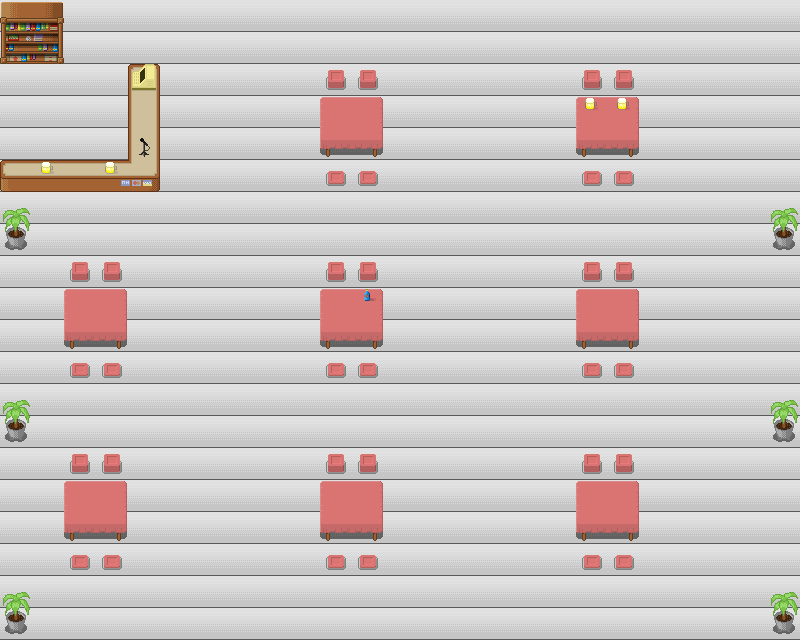

A level layout from a 2D game, rendered from its tile map. Below: a short description, then the map file with its tile-grid data intact:
An orthogonal 25x20 tile map with 32x32 px tiles, 4 tile layers (Podloga, Wystroj, Warstwa, Dodatki), 1 hidden layer not drawn.

<map version="1.0" orientation="orthogonal" renderorder="left-up" width="25" height="20" tilewidth="32" tileheight="32" nextobjectid="6">
 <tileset firstgid="1" name="open_tileset" tilewidth="32" tileheight="32" tilecount="1710" columns="45">
 <image source="open_tileset.png" width="1440" height="1216" />
  <tile id="1">
   <properties>
    <property name="collidable" type="bool" value="true" />
    <property name="invisible" type="bool" value="true" />
   </properties>
  </tile>
 </tileset>
 <layer name="Podloga" width="25" height="20">
  <data encoding="csv">
104,104,104,104,104,104,104,104,104,104,104,104,104,104,104,104,104,104,104,104,104,104,104,104,104,
104,104,104,104,104,104,104,104,104,104,104,104,104,104,104,104,104,104,104,104,104,104,104,104,104,
104,104,104,104,104,104,104,104,104,104,104,104,104,104,104,104,104,104,104,104,104,104,104,104,104,
104,104,104,104,104,104,104,104,104,104,104,104,104,104,104,104,104,104,104,104,104,104,104,104,104,
104,104,104,104,104,104,104,104,104,104,104,104,104,104,104,104,104,104,104,104,104,104,104,104,104,
104,104,104,104,104,104,104,104,104,104,104,104,104,104,104,104,104,104,104,104,104,104,104,104,104,
104,104,104,104,104,104,104,104,104,104,104,104,104,104,104,104,104,104,104,104,104,104,104,104,104,
104,104,104,104,104,104,104,104,104,104,104,104,104,104,104,104,104,104,104,104,104,104,104,104,104,
104,104,104,104,104,104,104,104,104,104,104,104,104,104,104,104,104,104,104,104,104,104,104,104,104,
104,104,104,104,104,104,104,104,104,104,104,104,104,104,104,104,104,104,104,104,104,104,104,104,104,
104,104,104,104,104,104,104,104,104,104,104,104,104,104,104,104,104,104,104,104,104,104,104,104,104,
104,104,104,104,104,104,104,104,104,104,104,104,104,104,104,104,104,104,104,104,104,104,104,104,104,
104,104,104,104,104,104,104,104,104,104,104,104,104,104,104,104,104,104,104,104,104,104,104,104,104,
104,104,104,104,104,104,104,104,104,104,104,104,104,104,104,104,104,104,104,104,104,104,104,104,104,
104,104,104,104,104,104,104,104,104,104,104,104,104,104,104,104,104,104,104,104,104,104,104,104,104,
104,104,104,104,104,104,104,104,104,104,104,104,104,104,104,104,104,104,104,104,104,104,104,104,104,
104,104,104,104,104,104,104,104,104,104,104,104,104,104,104,104,104,104,104,104,104,104,104,104,104,
104,104,104,104,104,104,104,104,104,104,104,104,104,104,104,104,104,104,104,104,104,104,104,104,104,
104,104,104,104,104,104,104,104,104,104,104,104,104,104,104,104,104,104,104,104,104,104,104,104,104,
104,104,104,104,104,104,104,104,104,104,104,104,104,104,104,104,104,104,104,104,104,104,104,104,104
</data>
 </layer>
 <layer name="Wystroj" width="25" height="20">
  <data encoding="csv">
143,144,0,0,0,0,0,0,0,0,0,0,0,0,0,0,0,0,0,0,0,0,0,0,0,
188,189,0,0,0,0,0,0,0,0,0,0,0,0,0,0,0,0,0,0,0,0,0,0,0,
0,0,0,0,544,0,0,0,0,0,331,331,0,0,0,0,0,0,331,331,0,0,0,0,0,
0,0,0,0,589,0,0,0,0,0,594,595,0,0,0,0,0,0,594,595,0,0,0,0,0,
0,0,0,0,589,0,0,0,0,0,639,640,0,0,0,0,0,0,639,640,0,0,0,0,0,
631,632,632,633,634,0,0,0,0,0,332,332,0,0,0,0,0,0,332,332,0,0,0,0,0,
233,0,0,0,0,0,0,0,0,0,0,0,0,0,0,0,0,0,0,0,0,0,0,0,233,
278,0,0,0,0,0,0,0,0,0,0,0,0,0,0,0,0,0,0,0,0,0,0,0,278,
0,0,331,331,0,0,0,0,0,0,331,331,0,0,0,0,0,0,331,331,0,0,0,0,0,
0,0,594,595,0,0,0,0,0,0,594,595,0,0,0,0,0,0,594,595,0,0,0,0,0,
0,0,639,640,0,0,0,0,0,0,639,640,0,0,0,0,0,0,639,640,0,0,0,0,0,
0,0,332,332,0,0,0,0,0,0,332,332,0,0,0,0,0,0,332,332,0,0,0,0,0,
233,0,0,0,0,0,0,0,0,0,0,0,0,0,0,0,0,0,0,0,0,0,0,0,233,
278,0,0,0,0,0,0,0,0,0,0,0,0,0,0,0,0,0,0,0,0,0,0,0,278,
0,0,331,331,0,0,0,0,0,0,331,331,0,0,0,0,0,0,331,331,0,0,0,0,0,
0,0,594,595,0,0,0,0,0,0,594,595,0,0,0,0,0,0,594,595,0,0,0,0,0,
0,0,639,640,0,0,0,0,0,0,639,640,0,0,0,0,0,0,639,640,0,0,0,0,0,
0,0,332,332,0,0,0,0,0,0,332,332,0,0,0,0,0,0,332,332,0,0,0,0,0,
233,0,0,0,0,0,0,0,0,0,0,0,0,0,0,0,0,0,0,0,0,0,0,0,233,
278,0,0,0,0,0,0,0,0,0,0,0,0,0,0,0,0,0,0,0,0,0,0,0,278
</data>
 </layer>
 <layer name="Warstwa" width="25" height="20">
  <data encoding="csv">
1,1,1,1,1,1,1,1,1,1,0,0,1,1,1,1,1,1,1,1,1,1,1,1,1,
1,1,1,1,1,1,1,0,0,0,0,0,0,1,1,1,1,1,1,1,1,1,1,1,1,
1,1,1,1,85,1,0,1,1,0,0,0,0,0,0,0,0,1,1,1,1,1,1,1,1,
1,1,1,1,85,1,0,0,1,0,1,0,0,0,1,1,0,0,1,1,1,1,1,1,1,
1,1,1,1,85,1,1,0,0,0,0,0,1,0,0,1,1,1,0,1,1,1,1,1,1,
1,1,1,1,85,1,1,1,1,0,0,0,1,1,0,1,1,1,1,1,1,1,1,1,1,
1,1,1,1,1,1,1,1,1,1,1,1,1,1,0,0,0,1,1,1,1,1,1,1,1,
1,1,1,1,1,1,1,1,1,1,1,1,1,1,0,0,0,1,1,1,1,1,1,1,1,
1,1,1,1,1,1,1,1,1,1,1,1,1,1,0,0,0,1,1,1,1,1,1,1,1,
1,1,1,1,1,1,1,1,1,1,1,1,1,1,0,0,0,1,1,1,1,1,1,1,1,
1,1,1,1,1,1,1,1,1,1,1,1,1,1,0,0,0,1,1,1,1,1,1,1,1,
1,1,1,1,1,1,1,1,1,1,1,1,1,1,1,1,1,1,1,1,1,1,1,1,1,
1,1,1,1,1,1,1,1,1,1,1,1,1,1,1,1,1,1,1,1,1,1,1,1,1,
1,1,1,1,1,1,1,1,1,1,1,1,1,1,1,1,1,1,1,1,1,1,1,1,1,
1,1,1,1,1,1,1,1,1,1,1,1,1,1,1,1,1,1,1,1,1,1,1,1,1,
1,1,1,1,1,1,1,1,1,1,1,1,1,1,1,1,1,1,1,1,1,1,1,1,1,
1,1,1,1,1,1,1,1,1,1,1,1,1,1,1,1,1,1,1,1,1,1,1,1,1,
1,1,1,1,1,1,1,1,1,1,1,1,1,1,1,1,1,1,1,1,1,1,1,1,1,
1,1,1,1,1,1,1,1,1,1,1,1,1,1,1,1,1,1,1,1,1,1,1,1,1,
1,1,1,1,1,1,1,1,1,1,1,1,1,1,1,1,1,1,1,1,1,1,1,1,1
</data>
 </layer>
 <layer name="Dodatki" width="25" height="20">
  <data encoding="csv">
0,0,0,0,0,0,0,0,0,0,0,0,0,0,0,0,0,0,0,0,0,0,0,0,0,
0,0,0,0,0,0,0,0,0,0,0,0,0,0,0,0,0,0,0,0,0,0,0,0,0,
0,0,0,0,0,0,0,0,0,0,0,0,0,0,0,0,0,0,0,0,0,0,0,0,0,
0,0,0,0,0,0,0,0,0,0,0,0,0,0,0,0,0,0,545,545,0,0,0,0,0,
0,0,0,0,325,0,0,0,0,0,0,0,0,0,0,0,0,0,0,0,0,0,0,0,0,
0,545,0,545,0,0,0,0,0,0,0,0,0,0,0,0,0,0,0,0,0,0,0,0,0,
0,0,0,0,0,0,0,0,0,0,0,0,0,0,0,0,0,0,0,0,0,0,0,0,0,
0,0,0,0,0,0,0,0,0,0,0,0,0,0,0,0,0,0,0,0,0,0,0,0,0,
0,0,0,0,0,0,0,0,0,0,0,0,0,0,0,0,0,0,0,0,0,0,0,0,0,
0,0,0,0,0,0,0,0,0,0,0,590,0,0,0,0,0,0,0,0,0,0,0,0,0,
0,0,0,0,0,0,0,0,0,0,0,0,0,0,0,0,0,0,0,0,0,0,0,0,0,
0,0,0,0,0,0,0,0,0,0,0,0,0,0,0,0,0,0,0,0,0,0,0,0,0,
0,0,0,0,0,0,0,0,0,0,0,0,0,0,0,0,0,0,0,0,0,0,0,0,0,
0,0,0,0,0,0,0,0,0,0,0,0,0,0,0,0,0,0,0,0,0,0,0,0,0,
0,0,0,0,0,0,0,0,0,0,0,0,0,0,0,0,0,0,0,0,0,0,0,0,0,
0,0,0,0,0,0,0,0,0,0,0,0,0,0,0,0,0,0,0,0,0,0,0,0,0,
0,0,0,0,0,0,0,0,0,0,0,0,0,0,0,0,0,0,0,0,0,0,0,0,0,
0,0,0,0,0,0,0,0,0,0,0,0,0,0,0,0,0,0,0,0,0,0,0,0,0,
0,0,0,0,0,0,0,0,0,0,0,0,0,0,0,0,0,0,0,0,0,0,0,0,0,
0,0,0,0,0,0,0,0,0,0,0,0,0,0,0,0,0,0,0,0,0,0,0,0,0
</data>
 </layer>
 <layer name="Meta" width="25" height="20" visible="0" offsetx="6.66667" offsety="8">
  <data encoding="csv">
2,2,0,0,0,0,0,0,0,0,0,0,0,0,0,0,0,0,0,0,0,0,0,0,0,
2,2,0,0,0,0,0,0,0,0,0,0,0,0,0,0,0,0,0,0,0,0,0,0,0,
0,0,0,0,2,0,0,0,0,0,2,2,0,0,0,0,0,0,2,2,0,0,0,0,0,
0,0,0,0,2,0,0,0,0,0,2,2,0,0,0,0,0,0,2,2,0,0,0,0,0,
0,0,0,0,2,0,0,0,0,0,2,2,0,0,0,0,0,0,2,2,0,0,0,0,0,
2,2,2,2,2,0,0,0,0,0,2,2,0,0,0,0,0,0,2,2,0,0,0,0,0,
2,0,0,0,0,0,0,0,0,0,0,0,0,0,0,0,0,0,0,0,0,0,0,0,2,
2,0,0,0,0,0,0,0,0,0,0,0,0,0,0,0,0,0,0,0,0,0,0,0,2,
0,0,2,2,0,0,0,0,0,0,2,2,0,0,0,0,0,0,2,2,0,0,0,0,0,
0,0,2,2,0,0,0,0,0,0,2,2,0,0,0,0,0,0,2,2,0,0,0,0,0,
0,0,2,2,0,0,0,0,0,0,2,2,0,0,0,0,0,0,2,2,0,0,0,0,0,
0,0,2,2,0,0,0,0,0,0,2,2,0,0,0,0,0,0,2,2,0,0,0,0,0,
2,0,0,0,0,0,0,0,0,0,0,0,0,0,0,0,0,0,0,0,0,0,0,0,2,
2,0,0,0,0,0,0,0,0,0,0,0,0,0,0,0,0,0,0,0,0,0,0,0,2,
0,0,2,2,0,0,0,0,0,0,2,2,0,0,0,0,0,0,2,2,0,0,0,0,0,
0,0,2,2,0,0,0,0,0,0,2,2,0,0,0,0,0,0,2,2,0,0,0,0,0,
0,0,2,2,0,0,0,0,0,0,2,2,0,0,0,0,0,0,2,2,0,0,0,0,0,
0,0,2,2,0,0,0,0,0,0,2,2,0,0,0,0,0,0,2,2,0,0,0,0,0,
2,0,0,0,0,0,0,0,0,0,0,0,0,0,0,0,0,0,0,0,0,0,0,0,2,
2,0,0,0,0,0,0,0,0,0,0,0,0,0,0,0,0,0,0,0,0,0,0,0,2
</data>
 </layer>
</map>
